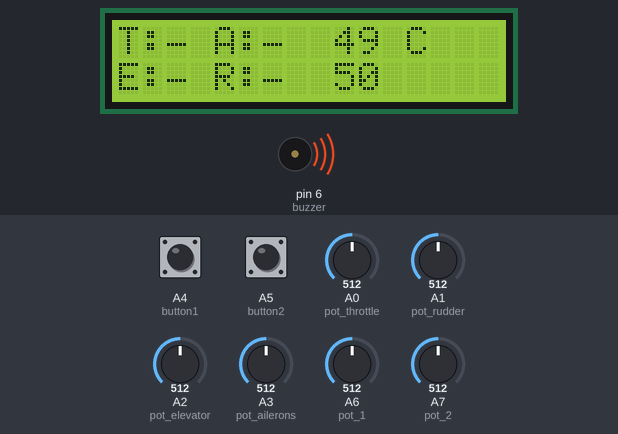
Simulated run of this sketch. Board: Arduino Nano, built with avr-gcc and run on an emulated ATmega328P. On the bench: 16×2 character LCD, buzzer (waves = sounding). The test bench sets the inputs (shaded band); at power-on: A0 (pot_throttle) = 512, A1 (pot_rudder) = 512, A2 (pot_elevator) = 512, A3 (pot_ailerons) = 512, A4 (button1) LOW, A5 (button2) LOW, A6 (pot_1) = 512, A7 (pot_2) = 512. No radio packets arrive unless stated.

Above: at 4.2 s.
4.3 s: A0 (pot_throttle) set to 716
At 4.7 s:
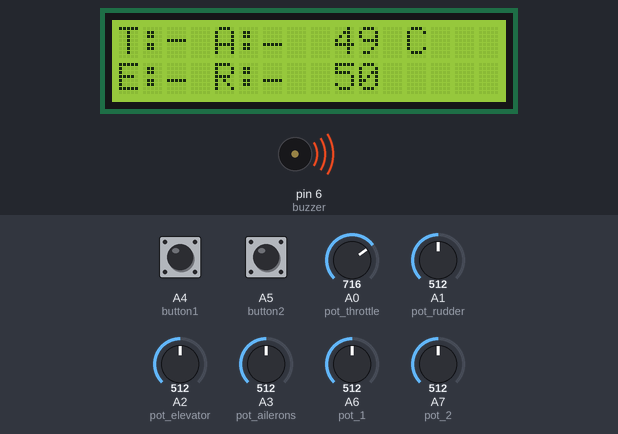
5.8 s: A1 (pot_rudder) set to 716
At 7.0 s:
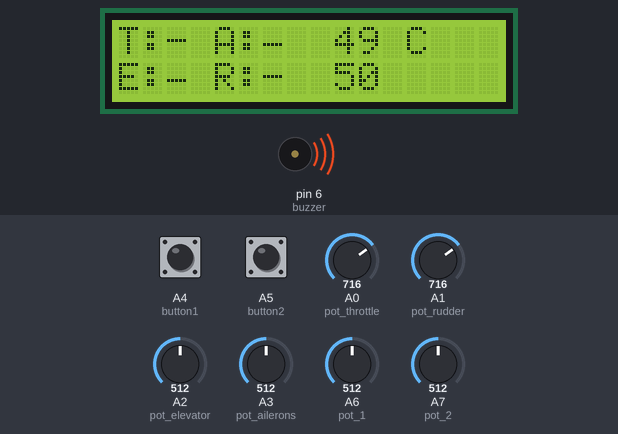
7.3 s: A2 (pot_elevator) set to 716
At 8.3 s:
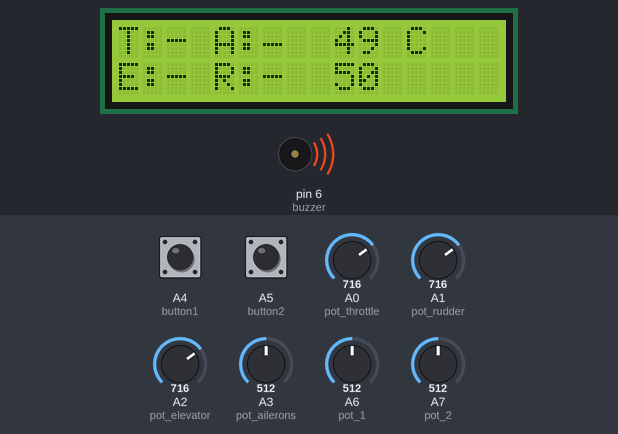
8.8 s: A3 (pot_ailerons) set to 716
At 9.5 s:
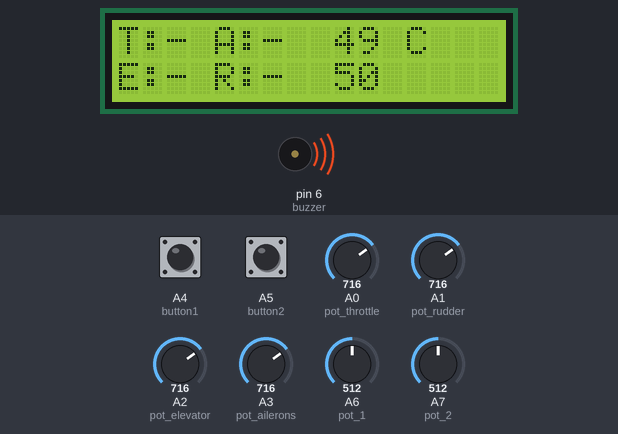
10.3 s: A4 (button1) pulled HIGH for 0.15 s
At 10.44 s:
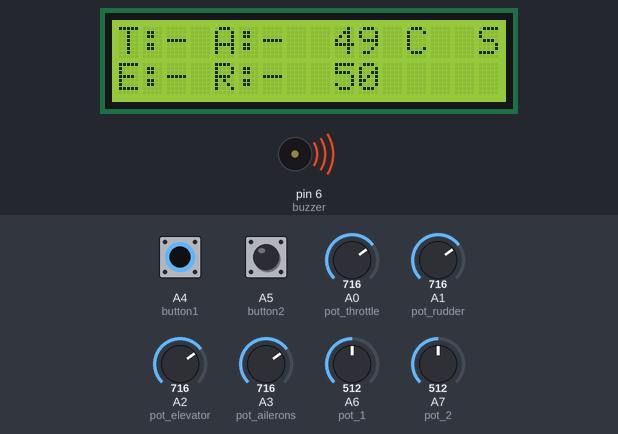
12.0 s: A5 (button2) pulled HIGH for 0.15 s
At 12.14 s:
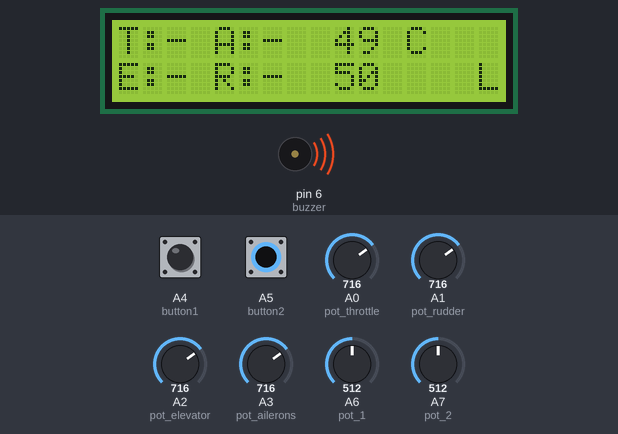
Timing chart, 0 to 14.7 s (numbered marks = the images above; inputs shaded):
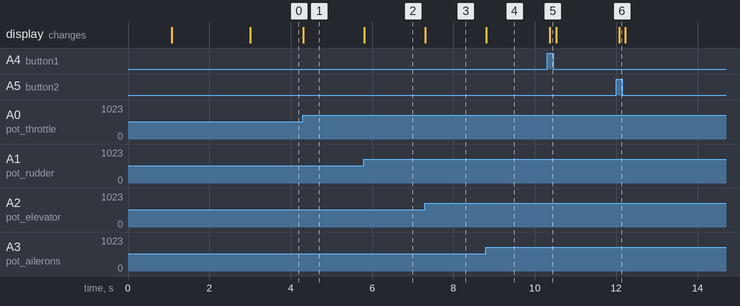

The sketch:

remote_controller.ino
```cpp
/*
 * Arduino Transmitter
 * Using NRF2401
 *
 * Author: Alexandru Grigoras
 *
 * Libraries used: SPI, RF24(TMRh20)
 */

#include <SPI.h>
#include <RF24.h>
#include <LiquidCrystal.h>

LiquidCrystal lcd(10, 9, 5, 4, 3, 2);

// Pins
RF24 myRadio (7, 8);                  // radio
const uint8_t pot_throttle = 0;       // potentiometer - throttle
const uint8_t pot_ailerons = 3;       // potentiometer - ailerons
const uint8_t pot_elevator = 2;       // potentiometer - elevator
const uint8_t pot_rudder = 1;         // potentiometer - rudder
const uint8_t button1 = A4;           // button1 - stabilization
const uint8_t button2 = A5;           // button2 -
const uint8_t pot_1 = A6;             // potentiometer - stabilization
const uint8_t pot_2 = A7;             // potentiometer - stabilization
const uint8_t buzzer = 6;             // buzzer

int lastButtonState1 = HIGH;          // the previous reading from the input pin
int lastButtonState2 = HIGH;          // the previous reading from the input pin

// Declarations for NRF
byte addresses[][6] = {"0"};

// Liquid Crystal Characters

byte lcdChar[][8] = {
  { 0x00, 0x00, 0x00, 0x00, 0x00, 0x00, 0x00, 0x1F},
  { 0x00, 0x00, 0x00, 0x00, 0x00, 0x00, 0x1F, 0x00},
  { 0x00, 0x00, 0x00, 0x00, 0x00, 0x1F, 0x00, 0x00},
  { 0x00, 0x00, 0x00, 0x00, 0x1F, 0x00, 0x00, 0x00},
  { 0x00, 0x00, 0x00, 0x1F, 0x00, 0x00, 0x00, 0x00},
  { 0x00, 0x00, 0x1F, 0x00, 0x00, 0x00, 0x00, 0x00},
  { 0x00, 0x1F, 0x00, 0x00, 0x00, 0x00, 0x00, 0x00},
  { 0x1F, 0x00, 0x00, 0x00, 0x00, 0x00, 0x00, 0x00}
} ;

/*
 * Structure for package transmitted
 */
typedef struct _package
{
  uint16_t id = 596;
  uint16_t escdata = 0;
  uint16_t servo_ailerons = 0;
  uint16_t servo_elevator = 0;
  uint16_t servo_rudder = 0;
  boolean stabilization = 0;
  boolean lighting = 0;
  uint16_t pot_1 = 0;
  uint16_t pot_2 = 0;
  // char  text[100] = "Text to be transmitted!";
} Package;

Package data;                         // Structure variable

uint8_t i;

boolean timeout;       // Timeout? True or False

void beep(unsigned char delayms){
  analogWrite(buzzer, 20);            // Almost any value can be used except 0 and 255
                                      // experiment to get the best tone
  delay(delayms);                     // wait for a delayms ms
  analogWrite(buzzer, 0);             // 0 turns it off
  delay(delayms);                     // wait for a delayms ms
}

void setup()
{
  // Serial
  //Serial.begin(115200);
  //delay(1000);

  pinMode(button1, INPUT);
  pinMode(buzzer, OUTPUT);

  // Radio
  myRadio.begin();
  myRadio.setChannel(115);
  myRadio.setPALevel(RF24_PA_MAX);
  myRadio.setDataRate(RF24_250KBPS);
  myRadio.openWritingPipe(addresses[0]);
  delay(1000);

  // Create LCD Characters
  lcd.createChar(1, lcdChar[0]);
  lcd.createChar(2, lcdChar[1]);
  lcd.createChar(3, lcdChar[2]);
  lcd.createChar(4, lcdChar[3]);
  lcd.createChar(5, lcdChar[4]);
  lcd.createChar(6, lcdChar[5]);
  lcd.createChar(7, lcdChar[6]);
  lcd.createChar(8, lcdChar[7]);

  // Set up the LCD's number of columns and rows:
  lcd.begin(16, 2);

  // Print a message to the LCD.
  lcd.setCursor(0, 0);
  lcd.print(" RC TRANSMITTER ");
  lcd.setCursor(0, 1);
  lcd.print("(c)Alex Grigoras");

  beep(30);
  delay(200);
  for(i = 0; i<4; i++)
  {
    beep(40);
  }
  beep(50);
  delay(100);
  beep(70);
  delay(1000);

  lcd.clear();
}

void loop()
{
  // read the state of the switch into a local variable:
  data.stabilization = digitalRead(button1);
  if(lastButtonState1 == data.stabilization)
  {
    beep(30);
    lastButtonState1 = !data.stabilization;
  }
  data.lighting = digitalRead(button2);
  if(lastButtonState2 == data.lighting)
  {
    beep(30);
    lastButtonState2 = !data.lighting;
  }

  // Read potentiometer data
  data.escdata = analogRead(pot_throttle);
  data.servo_ailerons = analogRead(pot_ailerons);
  data.servo_elevator = analogRead(pot_elevator);
  data.servo_rudder = analogRead(pot_rudder);
  data.pot_1 = analogRead(pot_1);
  data.pot_2 = analogRead(pot_2);


  // Converting data from an interval to another
  data.escdata = map(data.escdata, 0, 1023, 32, 165);
  data.servo_ailerons = map(data.servo_ailerons, 0, 1023, 55, 125);
  data.servo_elevator = map(data.servo_elevator, 0, 1023, 135, 45);
  data.servo_rudder = map(data.servo_rudder, 0, 1023, 65, 115);
  data.pot_1 = map(data.pot_1, 0, 1023, 0, 99);
  data.pot_2 = map(data.pot_2, 0, 1023, 99, 0);


  // Send data through Package
  if(myRadio.write(&data, sizeof(data)))
    timeout = false;
  else
    timeout = true;

  // Serial debug
  /*
  Serial.print("\nPackage:");
  Serial.print(data.id);
  Serial.print("\n");
  Serial.print("\nMotor:");
  Serial.println(data.escdata);
  Serial.print("Ailerons:");
  Serial.println(data.servo_ailerons);
  Serial.print("Elevator:");
  Serial.println(data.servo_elevator);
  Serial.print("Rudder:");
  Serial.println(data.servo_rudder);
  */

  // set the cursor to column 0, line 1
  // (note: line 1 is the second row, since counting begins with 0):

  lcd.setCursor(0, 0);
  lcd.print("T:");
  data.escdata = map(data.escdata, 32, 165 , 1, 8);
  lcd.print(char(data.escdata));
  lcd.setCursor(0, 1);
  lcd.print("E:");
  data.servo_elevator = map(data.servo_elevator, 135, 45 , 1, 8);
  lcd.print(char(data.servo_elevator));
  lcd.setCursor(4, 0);
  lcd.print("A:");
  data.servo_ailerons = map(data.servo_ailerons, 55, 125 , 1, 8);
  lcd.print(char(data.servo_ailerons));
  lcd.setCursor(4, 1);
  lcd.print("R:");
  data.servo_rudder = map(data.servo_rudder, 55, 125 , 1, 8);
  lcd.print(char(data.servo_rudder));
  lcd.setCursor(9, 0);
  lcd.print(data.pot_1); lcd.print(" ");
  lcd.setCursor(9, 1);
  lcd.print(data.pot_2); lcd.print(" ");

  if(data.stabilization == 1)
  {
    lcd.setCursor(15, 0);
    lcd.print("S");
  }
  else
  {
    lcd.setCursor(15, 0);
    lcd.print(" ");
  }
  if(data.lighting == 1)
  {
    lcd.setCursor(15, 1);
    lcd.print("L");
  }
  else
  {
    lcd.setCursor(15, 1);
    lcd.print(" ");
  }

  if(timeout)
  {
    lcd.setCursor(12, 0);
    lcd.print("NC");
  }
  else
  {
    lcd.setCursor(12, 0);
    lcd.print("C ");
  }
}
```

Measured:
- after the input at 4.3 s, the display: changes at once (image 1)
- after the input at 5.8 s, the display: changes at once (image 2)
- after the input at 7.3 s, the display: changes at once (image 3)
- after the input at 8.8 s, the display: changes at once (image 4)
- after the input at 10.3 s, the display: changes after 0.07 s (image 5)
- after the input at 12.0 s, the display: changes after 0.07 s (image 6)
